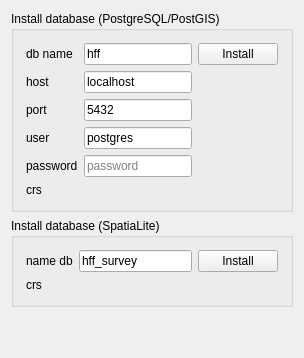
     <widget class="QWidget" name="tab_2">
      <attribute name="title">
       <string>Install layers</string>
      </attribute>
      <layout class="QGridLayout" name="gridLayout_9">
       <item row="0" column="0">
        <widget class="QgsCollapsibleGroupBox" name="groupBox">
         <property name="title">
          <string>Install database (PostgreSQL/PostGIS)</string>
         </property>
         <layout class="QGridLayout" name="gridLayout_7">
          <property name="leftMargin">
           <number>12</number>
          </property>
          <property name="topMargin">
           <number>12</number>
          </property>
          <property name="rightMargin">
           <number>12</number>
          </property>
          <property name="bottomMargin">
           <number>12</number>
          </property>
          <item row="0" column="0">
           <layout class="QGridLayout" name="gridLayout_3">
            <item row="4" column="0">
             <widget class="QLabel" name="label_32">
              <property name="toolTip">
               <string>&lt;html&gt;&lt;head/&gt;&lt;body&gt;&lt;p&gt;&lt;span style=&quot; font-size:10pt;&quot;&gt;puoi inserire il numero di porta differente&lt;/span&gt;&lt;/p&gt;&lt;/body&gt;&lt;/html&gt;</string>
              </property>
              <property name="text">
               <string>password</string>
              </property>
             </widget>
            </item>
            <item row="2" column="1">
             <widget class="QLineEdit" name="lineEdit_port_db">
              <property name="text">
               <string>5432</string>
              </property>
              <property name="placeholderText">
               <string>port (5432)</string>
              </property>
             </widget>
            </item>
            <item row="0" column="3">
             <widget class="QPushButton" name="pushButton_crea_database">
              <property name="enabled">
               <bool>true</bool>
              </property>
              <property name="text">
               <string>Install</string>
              </property>
              <property name="icon">
               <iconset resource="../../resources/resources.qrc">
                <normaloff>:/icons/install_db.png</normaloff>:/icons/install_db.png</iconset>
              </property>
             </widget>
            </item>
            <item row="5" column="0">
             <widget class="QLabel" name="label_8">
              <property name="text">
               <string>crs</string>
              </property>
             </widget>
            </item>
            <item row="3" column="0">
             <widget class="QLabel" name="label_31">
              <property name="toolTip">
               <string>&lt;html&gt;&lt;head/&gt;&lt;body&gt;&lt;p&gt;&lt;span style=&quot; font-size:10pt;&quot;&gt;puoi inserire il numero di porta differente&lt;/span&gt;&lt;/p&gt;&lt;/body&gt;&lt;/html&gt;</string>
              </property>
              <property name="text">
               <string>user</string>
              </property>
             </widget>
            </item>
            <item row="5" column="1">
             <widget class="QgsProjectionSelectionWidget" name="selectorCrsWidget"/>
            </item>
            <item row="4" column="1">
             <widget class="QLineEdit" name="lineEdit_db_passwd">
              <property name="text">
               <string/>
              </property>
              <property name="echoMode">
               <enum>QLineEdit::Password</enum>
              </property>
              <property name="placeholderText">
               <string>password</string>
              </property>
             </widget>
            </item>
            <item row="2" column="0">
             <widget class="QLabel" name="label_15">
              <property name="toolTip">
               <string>&lt;html&gt;&lt;head/&gt;&lt;body&gt;&lt;p&gt;&lt;span style=&quot; font-size:10pt;&quot;&gt;puoi inserire il numero di porta differente&lt;/span&gt;&lt;/p&gt;&lt;/body&gt;&lt;/html&gt;</string>
              </property>
              <property name="text">
               <string>port</string>
              </property>
             </widget>
            </item>
            <item row="3" column="1">
             <widget class="QLineEdit" name="lineEdit_db_user">
              <property name="text">
               <string>postgres</string>
              </property>
              <property name="placeholderText">
               <string>user</string>
              </property>
             </widget>
            </item>
            <item row="0" column="1">
             <widget class="QLineEdit" name="lineEdit_dbname">
              <property name="inputMethodHints">
               <set>Qt::ImhNone</set>
              </property>
              <property name="text">
               <string>hff</string>
              </property>
              <property name="dragEnabled">
               <bool>false</bool>
              </property>
              <property name="readOnly">
               <bool>false</bool>
              </property>
              <property name="placeholderText">
               <string>db name</string>
              </property>
             </widget>
            </item>
            <item row="0" column="0">
             <widget class="QLabel" name="label_12">
              <property name="toolTip">
               <string>&lt;html&gt;&lt;head/&gt;&lt;body&gt;&lt;p&gt;&lt;span style=&quot; font-size:10pt;&quot;&gt;Puoi inserire un nome differente da quello presente&lt;/span&gt;&lt;/p&gt;&lt;/body&gt;&lt;/html&gt;</string>
              </property>
              <property name="text">
               <string>db name</string>
              </property>
             </widget>
            </item>
            <item row="1" column="1">
             <widget class="QLineEdit" name="lineEdit_db_host">
              <property name="text">
               <string>localhost</string>
              </property>
              <property name="placeholderText">
               <string>host</string>
              </property>
             </widget>
            </item>
            <item row="1" column="0">
             <widget class="QLabel" name="label_6">
              <property name="text">
               <string>host</string>
              </property>
             </widget>
            </item>
           </layout>
          </item>
         </layout>
        </widget>
       </item>
       <item row="1" column="0">
        <widget class="QgsCollapsibleGroupBox" name="groupBox_2">
         <property name="title">
          <string>Install database (SpatiaLite)</string>
         </property>
         <layout class="QGridLayout" name="gridLayout_8">
          <property name="leftMargin">
           <number>12</number>
          </property>
          <property name="topMargin">
           <number>12</number>
          </property>
          <property name="rightMargin">
           <number>12</number>
          </property>
          <property name="bottomMargin">
           <number>12</number>
          </property>
          <item row="0" column="0">
           <layout class="QGridLayout" name="gridLayout_5">
            <item row="1" column="1">
             <widget class="QgsProjectionSelectionWidget" name="selectorCrsWidget_sl"/>
            </item>
            <item row="0" column="3">
             <widget class="QPushButton" name="pushButton_crea_database_sl">
              <property name="enabled">
               <bool>true</bool>
              </property>
              <property name="text">
               <string>Install</string>
              </property>
              <property name="icon">
               <iconset resource="../../resources/resources.qrc">
                <normaloff>:/icons/install_db.png</normaloff>:/icons/install_db.png</iconset>
              </property>
             </widget>
            </item>
            <item row="0" column="1">
             <widget class="QLineEdit" name="lineEdit_dbname_sl">
              <property name="inputMethodHints">
               <set>Qt::ImhNone</set>
              </property>
              <property name="text">
               <string>hff_survey</string>
              </property>
              <property name="dragEnabled">
               <bool>false</bool>
              </property>
              <property name="readOnly">
               <bool>false</bool>
              </property>
              <property name="placeholderText">
               <string>db name</string>
              </property>
             </widget>
            </item>
            <item row="0" column="0">
             <widget class="QLabel" name="label_14">
              <property name="toolTip">
               <string>&lt;html&gt;&lt;head/&gt;&lt;body&gt;&lt;p&gt;&lt;span style=&quot; font-size:10pt;&quot;&gt;Puoi inserire un nome differente da quello presente&lt;/span&gt;&lt;/p&gt;&lt;/body&gt;&lt;/html&gt;</string>
              </property>
              <property name="text">
               <string>name db</string>
              </property>
             </widget>
            </item>
            <item row="1" column="0">
             <widget class="QLabel" name="label_13">
              <property name="text">
               <string>crs</string>
              </property>
             </widget>
            </item>
           </layout>
          </item>
         </layout>
        </widget>
       </item>
       <item row="2" column="0">
        <spacer name="verticalSpacer_2">
         <property name="orientation">
          <enum>Qt::Vertical</enum>
         </property>
         <property name="sizeHint" stdset="0">
          <size>
           <width>20</width>
           <height>40</height>
          </size>
         </property>
        </spacer>
       </item>
      </layout>
     </widget>
